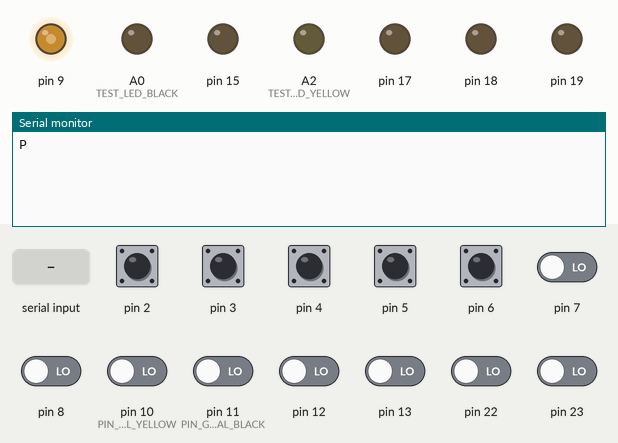
Simulated run of this sketch. Board: Arduino Uno, built with avr-gcc and run on an emulated ATmega328P. Shown: output pins drawn as LEDs (lit = HIGH), the last lines printed to the serial monitor. The test bench sets the inputs (shaded band); at power-on: pin 2–6 HIGH, pin 7, pin 8, pin 10 (PIN_GOAL_YELLOW), pin 11 (PIN_GOAL_BLACK), pin 12, pin 13, pin 22, pin 23 LOW.

Above: at 1.2 s.
1.3 s: pin 2 pulled LOW for 0.15 s
At 2.6 s:
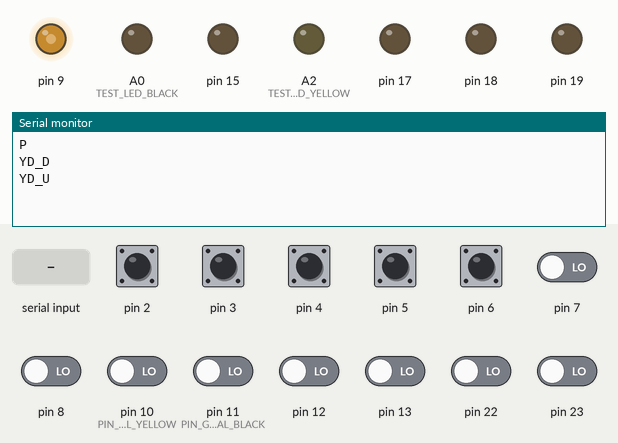
2.9 s: pin 3 pulled LOW for 0.15 s
At 3.7 s:
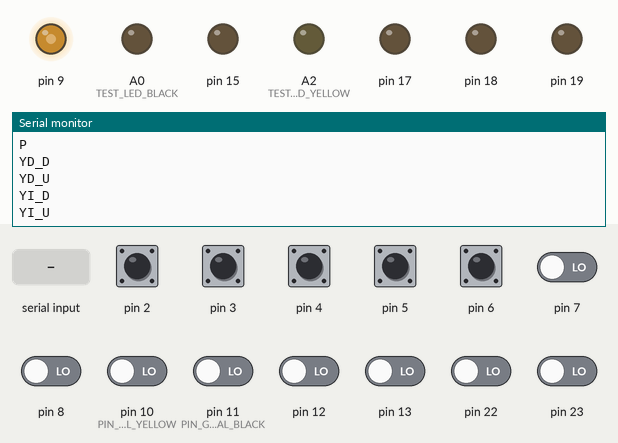
4.5 s: pin 4 pulled LOW for 0.15 s
At 4.88 s:
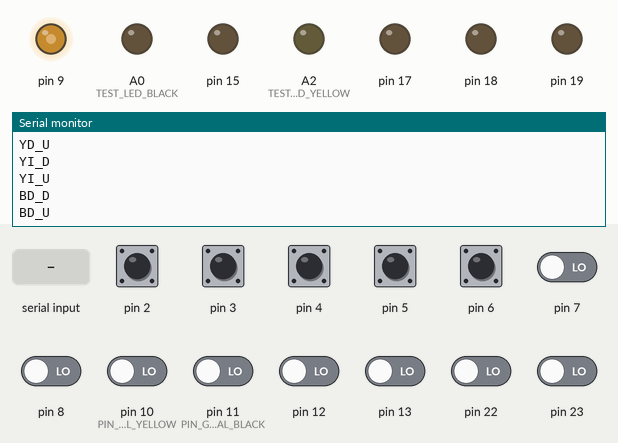
6.1 s: pin 5 pulled LOW for 0.15 s
At 7.4 s:
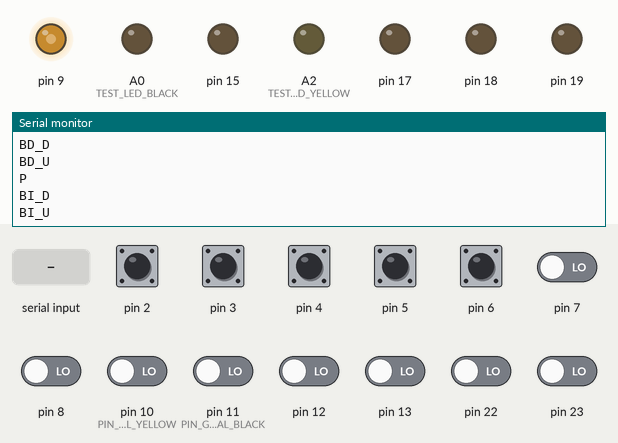
7.7 s: pin 6 pulled LOW for 0.15 s
At 8.5 s:
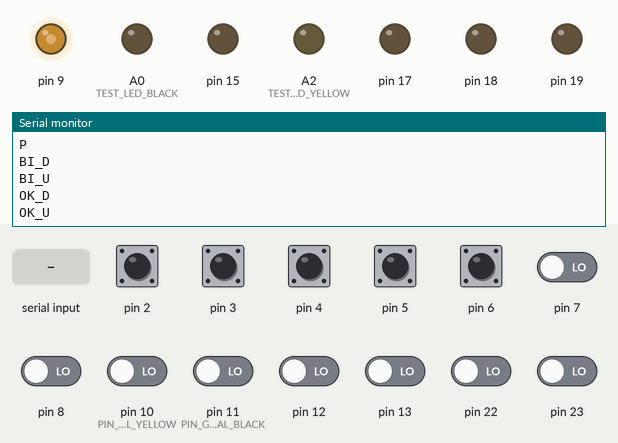
9.3 s: "t" received over Serial
At 10.2 s:
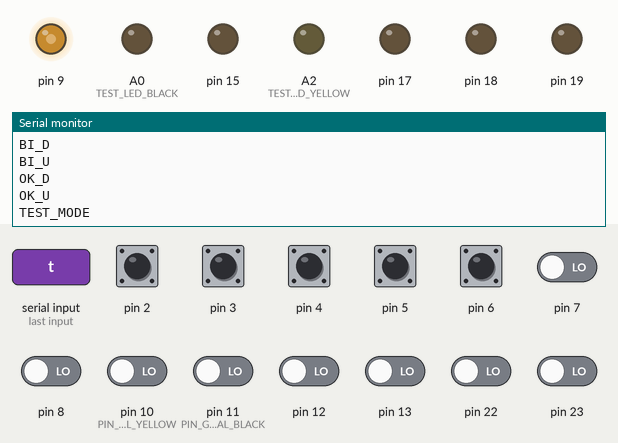

Measured:
- after the input at 1.3 s, the serial monitor: prints a new line at once (image 1)
- after the input at 2.9 s, the serial monitor: prints a new line at once (image 2)
- after the input at 4.5 s, the serial monitor: prints a new line at once (image 3)
- after the input at 6.1 s, the serial monitor: prints a new line at once (image 4)
- after the input at 7.7 s, the serial monitor: prints a new line at once (image 5)
- after the input at 9.3 s, the serial monitor: prints a new line at once (image 6)

The sketch:

foos_arduino.ino
```cpp
#include <TimerOne.h>
#include <stdio.h>

//check buttons every X ms
#define BTN_INTERVAL 10
// Send Pings 'P' every X ms
#define PING_INTERVAL 5000

// Pin for goals
#define PIN_GOAL_YELLOW 10
#define PIN_MASK_YELLOW 0b00000100
#define PIN_GOAL_BLACK 11
#define PIN_MASK_BLACK 0b00001000

#define TEST_LED_BLACK A0
#define TEST_LED_YELLOW A2

//input buttons, part on PORTD and one (OK) button on PORTB
#define BTN_MASK_D 0b01111100
#define BTN_MASK   0b00011111

// btn events
const char* btnEvents[5][2] = {{"YD_D", "YD_U"}, {"YI_D", "YI_U"}, {"BD_D", "BD_U"}, {"BI_D", "BI_U"}, {"OK_D", "OK_U"}};
#define GOAL_BLACK_STR "BG %lu %lu"
#define GOAL_YELLOW_STR "YG %lu %lu"

void setup() {
  //analog pins for button leds as output
  DDRC = 0xFF;
  PORTC = 0;

  // 2,3,4,5,6 input and pullup
  DDRD &= !BTN_MASK_D;
  PORTD |= BTN_MASK_D;

  //set pin for goals as input
  pinMode(PIN_GOAL_BLACK, INPUT);
  pinMode(PIN_GOAL_YELLOW, INPUT);

  // setup signal for IR Led
  Timer1.initialize(26);  // 26 us = 38 kHz
  // 50% DUTY CYCLE
  Timer1.pwm(9, 512);

  // setup serial
  Serial.begin(115200);

}

//button processing
inline void checkButton(byte changed, byte state, byte idx) {
  if (changed & _BV(idx)) {
    Serial.println(btnEvents[idx][((state & _BV(idx)) != 0)]);
  }
}

// check for pressed buttons
byte prevBtns = BTN_MASK;
void processButtons(byte state) {
  byte changed = prevBtns ^ (state & BTN_MASK);

  if (changed) {
    // save new state
    prevBtns = state;
    // check which button has changed
    for (byte idx=0; idx < 5; idx++) {
      checkButton(changed, state, idx);
    }
  }
}

// process instructions from serial port
byte testMode = 0;
// read from serial port and set led status
void processInstructions() {
  if (Serial.available()) {
    int data = Serial.read();
    // from A -> '`' inclusive 5 bits for LEDS
    if (data >= 'A' && data <= ('A' + 32)) {
      // take printables ASCII character and shift down
      data = (data & 0xFF) - 'A';
      PORTC = data;
    } else  if (data == 't') {
      testMode = 1;
      //disable all leds
      PORTC=0;
      Serial.println("TEST_MODE");
    } else if (data == 'u') {
      testMode = 0;
      //disable all leds
      PORTC=0;
      Serial.println("NORM_MODE");
    }
  }
}

inline void processGoal(byte state, byte mask, bool *goal, unsigned long *goalTime, unsigned long *offTime, const char *goalString) {
  static char l[100];
  if ((state & mask) > 0) {
    if (!*goal) {
      *goal = true;
      *goalTime = micros();
    }
  } else {
    if (*goal) {
      unsigned long now = micros();
      *goal = false;
      sprintf(l, goalString, now - *goalTime, *goalTime - *offTime);
      Serial.println(l);
      *offTime = now;
    }
  }
}

unsigned long nextBtnCheck = 0;
unsigned long nextPing = 0;
unsigned long goalTimeY = 0;
unsigned long goalTimeB = 0;
unsigned long offTimeY = 0;
unsigned long offTimeB = 0;
bool goalY = false;
bool goalB = false;
unsigned long start = 0;
byte prev_goals = 0;
#define TIME_ELAPSED(now, ts) ((long)(now - ts) >= 0)
bool goalsEnabled = false;
// enable goals a bit after startup to avoid false events
unsigned long reenableGoalsAt = 1000;

void loop() {
  if (testMode) {
    digitalWrite(TEST_LED_BLACK, digitalRead(PIN_GOAL_BLACK));
    digitalWrite(TEST_LED_YELLOW, digitalRead(PIN_GOAL_YELLOW));
  } else {
    bool processingGoal = 0;
    byte d = PINB;
    if (goalsEnabled) {
      processGoal(d, PIN_MASK_YELLOW, &goalY, &goalTimeY, &offTimeY, GOAL_YELLOW_STR);
      processGoal(d, PIN_MASK_BLACK,  &goalB, &goalTimeB, &offTimeB, GOAL_BLACK_STR);
    }
    // don't process buttons or instructions during goal checking
    if (goalY | goalB) {
      return;
    }

    unsigned long now = millis();
    if (goalsEnabled == 0 && TIME_ELAPSED(now, reenableGoalsAt)) {
      goalsEnabled = 1;
      reenableGoalsAt = 0;
    }

    if (TIME_ELAPSED(now, nextBtnCheck)) {
      nextBtnCheck = now + BTN_INTERVAL;
      processButtons(PIND >> 2);
    }
    if (TIME_ELAPSED(now, nextPing)) {
      nextPing = now + PING_INTERVAL;
      Serial.println("P");
    }
  }
  processInstructions();
}
```
